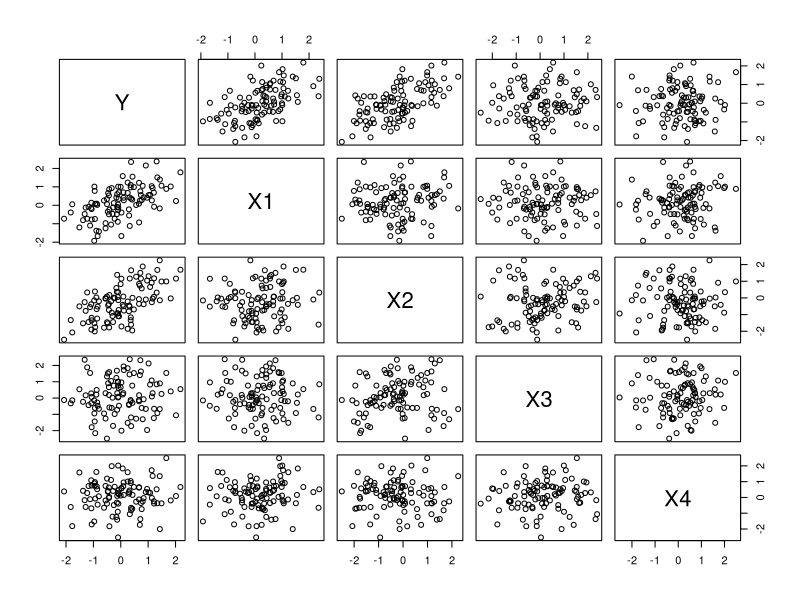
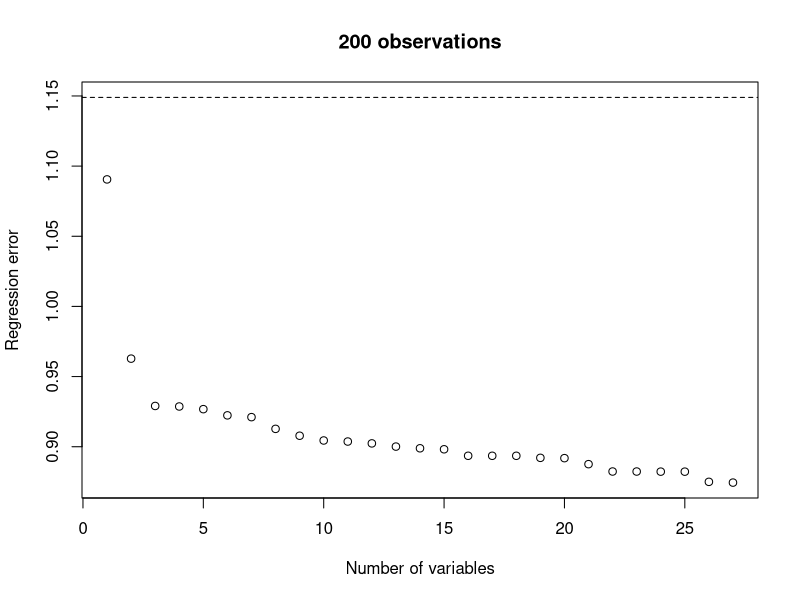
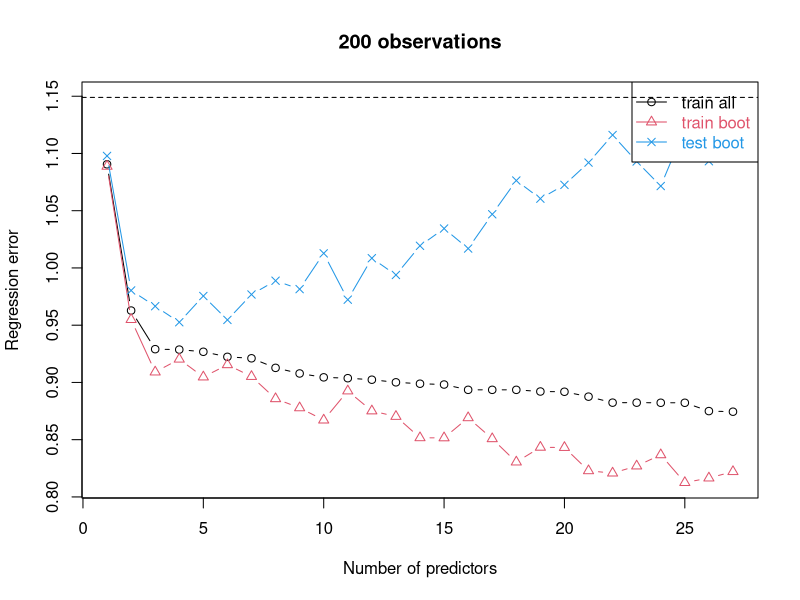
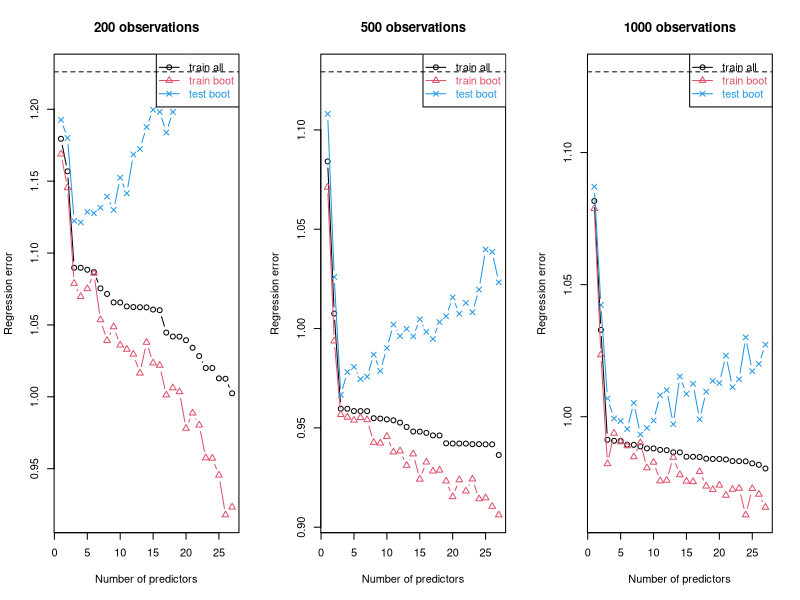

Recreate these plots in R, in order.
## ---- chunk 1
knitr::opts_chunk$set(echo = TRUE)
library(ggplot2)
## ---- chunk 2
simuLinQuadDat <- function(inpNobs=100, inpNlinVars=5, inpYidx=1:2, inpSDerr=0.5) {
  # Nobs x Nvars matrix of linear terms:
  xTmp <- matrix(rnorm(inpNobs*inpNlinVars),ncol=inpNlinVars)
  # Make all pairwise products of linear terms,
  # X1*X1, X1*X2, X1*X3, ..., Xn*Xn:
  x2Tmp <- NULL
  tmpCnms <- NULL
  # for each linear term:
  for ( iTmp in 1:ncol(xTmp) ) {
    # multiply it by itself and all other terms,
    # excluding already generated pairwise combinations: 
    for ( jTmp in iTmp:ncol(xTmp) ) {
      x2Tmp <- cbind(x2Tmp,xTmp[,iTmp]*xTmp[,jTmp])
      # maintain vector of column names for quadratic
      # terms along the way:
      tmpCnms <- c(tmpCnms,paste0("X",iTmp,"X",jTmp))
    }
  }
  # name attributes in the matrix of quadratic terms:
  colnames(x2Tmp) <- tmpCnms
  # create outcome as a sum of an unweighted average of 
  # specified columns and controlled amount 
  # of gaussian noise:
  yTmp <- rowMeans(cbind(xTmp,x2Tmp)[,inpYidx])+rnorm(inpNobs,sd=inpSDerr)
  # return data.frame with outcome as a first column,
  # followed by linear, then by quadratic terms:
  data.frame(Y=yTmp,xTmp,x2Tmp)
}
## ---- chunk 3
simDat <- simuLinQuadDat()
class(simDat)
dim(simDat)
head(simDat)
pairs(simDat[,1:5])
## ---- chunk 4
lm(Y~X1+X2+X1X1+X1X2+X2X2,simDat)
## ---- chunk 5
lm(Y~.,simDat[,c("Y","X1","X2","X1X1","X1X2","X2X2")])
## ---- chunk 6
lm(Y~.,simDat[,c(1:3,7,8,12)])
## ---- chunk 7
lm(as.formula(paste0("Y~",paste(colnames(simDat)[c(2:3,7,8,12)],collapse="+"))),simDat)
## ---- chunk 8
simDat <- simuLinQuadDat(inpNobs=200, inpNlinVars=6, inpYidx=1:3, inpSDerr=1)
df2plot <- NULL
for ( iTmp in 2:ncol(simDat) ) {
  lmTmp <- lm(Y~.,simDat[,1:iTmp])
  errTmp <- sqrt(mean((simDat[,"Y"]-predict(lmTmp))^2))
  df2plot <- rbind(df2plot,data.frame(nvars=iTmp-1,err=errTmp))
}
plot(df2plot,xlab="Number of variables",ylab="Regression error",main=paste(nrow(simDat),"observations"),ylim=c(min(df2plot[,"err"]),sqrt(mean((simDat[,"Y"]-mean(simDat[,"Y"]))^2))))
abline(h=sqrt(mean((simDat[,"Y"]-mean(simDat[,"Y"]))^2)),lty=2)
## ---- chunk 9
bootTrainTestErrOneAllVars <- function(inpDat,nBoot=100) {
  # matrices and vector to store bootstrap training
  # and test errors as well as training error for model
  # fit on all observations -- for one through all
  # variables in the dataset:
  errTrain <- matrix(NA,nrow=nBoot,ncol=ncol(inpDat)-1)
  errTest <- matrix(NA,nrow=nBoot,ncol=ncol(inpDat)-1)
  allTrainErr <- numeric()
  # first predictor is the second column in
  # the input data - first is the outcome "Y":
  for ( iTmp in 2:ncol(inpDat) ) {
    # fit model and calculate error on all observations:
    lmTmp <- lm(Y~.,inpDat[,1:iTmp])
    # summary(lmTmp)$sigma for degrees of freedom correction
    allTrainErr[iTmp-1] <- sqrt(mean((inpDat[,"Y"]-predict(lmTmp))^2))
    # draw repeated boostraps of the data:
    for ( iBoot in 1:nBoot ) {
      # replace=TRUE is critical for bootstrap to work correctly:
      tmpBootIdx <- sample(nrow(inpDat),nrow(inpDat),replace=TRUE)
      # model fit on the bootstrap sample and
      # corresponding training error:
      lmTmpBoot <- lm(Y~.,inpDat[tmpBootIdx,1:iTmp])
      # summary(lmTmpBoot)$sigma for degrees of freedom correction
      errTrain[iBoot,iTmp-1] <- sqrt(mean((inpDat[tmpBootIdx,"Y"]-predict(lmTmpBoot))^2))
      # test error is calculated on the observations
      # =not= in the bootstrap sample - thus "-tmpBootIdx"
      errTest[iBoot,iTmp-1] <- sqrt(mean((inpDat[-tmpBootIdx,"Y"]-predict(lmTmpBoot,newdata=inpDat[-tmpBootIdx,1:iTmp]))^2))
    }
  }
  # return results as different slots in the list:
  list(bootTrain=errTrain,bootTest=errTest,allTrain=allTrainErr)
}
## ---- chunk 10
# wrapper for plotting:
plotBootRegrErrRes <- function(inpRes,inpPchClr=c(1,2,4),...) {
  matplot(1:length(inpRes$allTrain),cbind(inpRes$allTrain,colMeans(inpRes$bootTrain),colMeans(inpRes$bootTest)),pch=inpPchClr,col=inpPchClr,lty=1,type="b",xlab="Number of predictors",ylab="Regression error",...)
  legend("topright",c("train all","train boot","test boot"),col=inpPchClr,text.col=inpPchClr,pch=inpPchClr,lty=1)
}
bootErrRes <- bootTrainTestErrOneAllVars(simDat,30)
plotBootRegrErrRes(bootErrRes,main="200 observations",ylim=c(min(colMeans(bootErrRes$bootTrain)),sqrt(mean((mean(simDat[,"Y"])-simDat[,"Y"])^2))))
abline(h=sqrt(mean((mean(simDat[,"Y"])-simDat[,"Y"])^2)),lty=2)
## ---- chunk 11
old.par <- par(mfrow=c(1,3))
for ( tmpNobs in c(200,500,1000) ) {
  simDat <- simuLinQuadDat(inpNobs=tmpNobs, inpNlinVars=6, inpYidx=1:3, inpSDerr=1)
  bootErrRes <- bootTrainTestErrOneAllVars(simDat,30)
  plotBootRegrErrRes(bootErrRes,main=paste(tmpNobs,"observations"),ylim=c(min(colMeans(bootErrRes$bootTrain)),sqrt(mean((mean(simDat[,"Y"])-simDat[,"Y"])^2))))
  abline(h=sqrt(mean((mean(simDat[,"Y"])-simDat[,"Y"])^2)),lty=2)
}
par(old.par)
